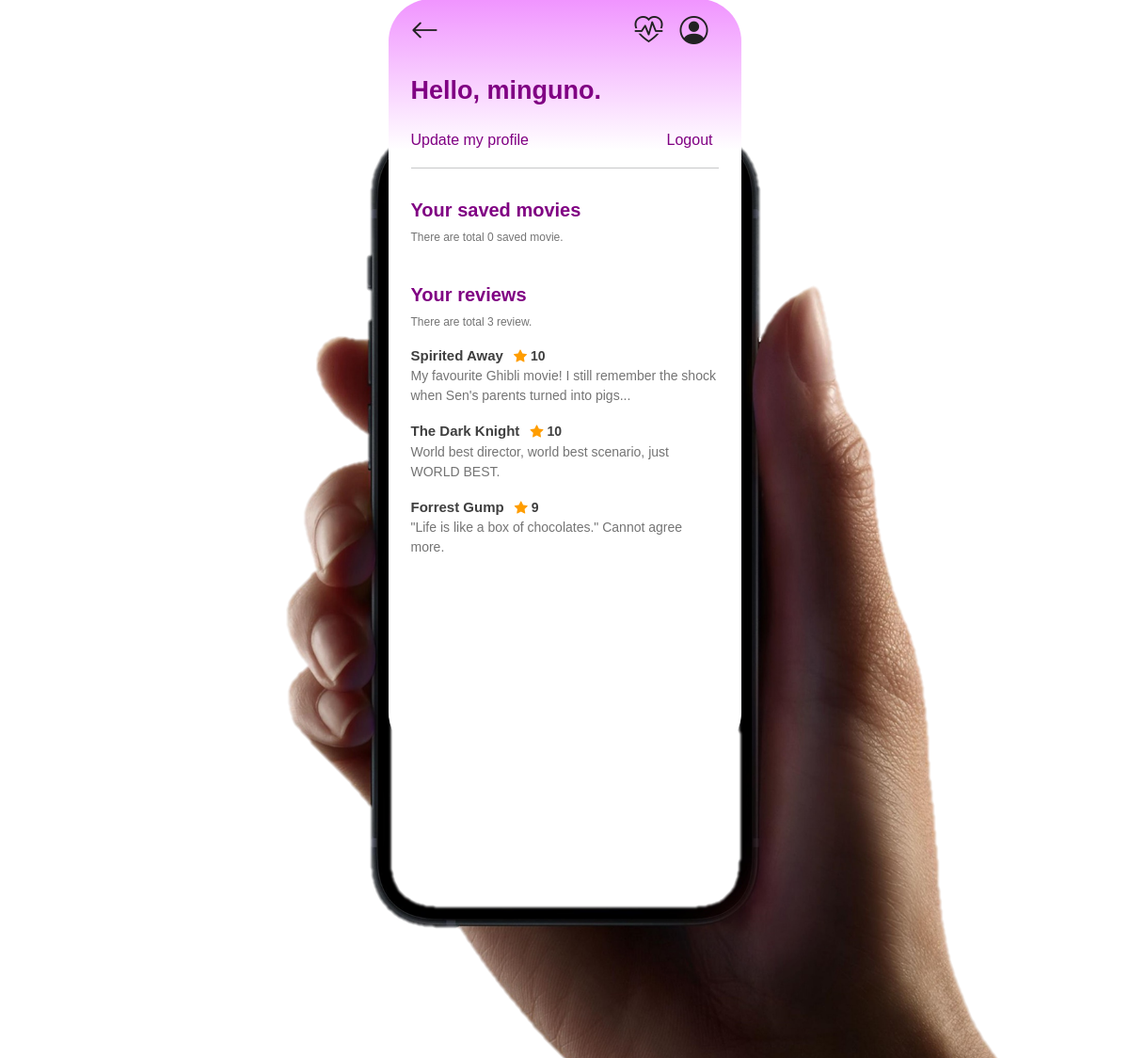
Page /accounts/user1/ (signed in) on the committed database.
### accounts/models.py (models this page shows)
class User(AbstractUser):
    followings = models.ManyToManyField('self', symmetrical=False, related_name='followers')
    nickname = models.CharField(null=True, max_length=10)
    image = models.ImageField(null=True, blank=True)

### movies/models.py (models this page shows)
class Review(models.Model):
    movie = models.ForeignKey(Movie, on_delete=models.CASCADE)
    content = models.TextField()
    created_at = models.DateTimeField(auto_now_add=True)
    updated_at = models.DateTimeField(auto_now=True)
    user = models.ForeignKey(settings.AUTH_USER_MODEL, on_delete=models.CASCADE)
    score = models.IntegerField()
    like_users = models.ManyToManyField(settings.AUTH_USER_MODEL, related_name='like_reviews')

class Movie(models.Model):
    title = models.CharField(max_length=100) #제목
    release_date = models.DateField(blank=True) #개봉일
    vote_average = models.FloatField(blank=True) #평점
    vote_count = models.IntegerField(blank=True)
    genres = models.CharField(max_length=50, blank=True) #장르
    mood = models.ManyToManyField(Mood, blank=True)
    description = models.TextField(blank=True) #줄거리
    poster_path = models.CharField(max_length=300, blank=True) #포스터 이미지 경로
    bookmark = models.ManyToManyField(settings.AUTH_USER_MODEL, blank=True, related_name='saved') #북마크영화

### accounts/views.py (the view)
# urls.py: path('accounts/<str:username>/', views.profile, name='profile'),
@login_required
def profile(request, username):
    person = get_object_or_404(User, username=username)
    context = {
        'person': person,
    }
    return render(request, 'accounts/profile.html', context)

### accounts/templates/accounts/profile.html (shortened to what this page needs)
{% extends 'base.html' %}
{% block content %}
  <div class="px-4 my-4">
    <h2 class="my-4">Hello, {{ user.nickname }}.</h2>
    <div class="d-flex justify-content-between">
      <button class="profile-button p-0"><a href="{% url 'accounts:update_profile' user %}" class="update-font">Update my profile</a></button>
      <form action="{% url 'accounts:logout' %}" method="POST">
        <button class="profile-button">Logout</button>
      </form>
    </div>
    <hr>
    <div class="profile-section py-2">
      <div class="saved-movies mb-5">
        <h3 class="my-2">Your saved movies</h3>
        <div style="font-size: 12px; color: #747474;" class="mb-3">
          There are total {{ user.saved.all | length }}
          {% if user.saved.all|length > 1 %}
            saved movies.
          {% else %}
            saved movie.
          {% endif %}
        </div>
      </div>
      <div class="my-reviews mb-5">
        <h3 class="mt-3 mb-2">Your reviews</h3>
        <div style="font-size: 12px; color: #747474;" class="mb-3">
          There are total {{ user.review_set.all | length }}
          {% if user.saved.all|length > 1 %}
            reviews.
          {% else %}
            review.
          {% endif %}
        </div>
        {% for review in user.review_set.all  %}
          <a href="{% url 'movies:read' review.pk %}" class="text-decoration-none review-item mb-3">
            <p class="fw-bold m-0" style="font-size: 15px;">{{ review.movie.title }}
              <span class="ratings">
                <i class="bi bi-star-fill"></i>
                {{ review.score }}
              </span>
            </p>
            <p style="font-size: 14px; color: #747474;">{{ review.content }}</p>
          </a>
        {% endfor %}
      </div>
    </div>
  </div>
{% endblock content %}

### templates/base.html (shortened to what this page needs)
<!DOCTYPE html>
{% load static %}
<html lang="en" class="d-flex justify-content-center align-items-center h-100">
<head>
  <link href="https://cdn.jsdelivr.net/npm/bootstrap@5.1.3/dist/css/bootstrap.min.css" rel="stylesheet">
  <link rel="stylesheet" href="https://cdn.jsdelivr.net/npm/bootstrap-icons@1.8.2/font/bootstrap-icons.css">
  <link rel="stylesheet" href="{% static 'style.css' %}">
</head>
<body>
  <img src="{% static 'images/iphone_13_mockup.png' %}" alt="iphone 13 mockup" class="iphone">
  <div class="background">
    <nav id="navbar" class="sticky-top">
      <div class="d-flex justify-content-between">
        <a href="{{ request.META.HTTP_REFERER }}">
          <i class="bi bi-arrow-left"></i>
        </a>
        <div class="d-flex">
          <a href="{% url 'movies:select_mood' %}" class="nav-icons">
            <i class="bi bi-heart-pulse"></i>
          </a>
          {% if request.user.is_authenticated %}
            <a href="{% url 'accounts:profile' user.username %}" class="nav-icons">
              <i class="bi bi-person-circle"></i>
            </a>
          {% endif %}
        </div>
      </div>
    </nav>
    {% block content %}
    {% endblock content %}
  </div>
</body>
</html>

### static/style.css (style rules this page uses)
body { font-family: Helvetica, sans-serif; }
h2 { color: #800083; font-weight: 700; font-size: 27px; margin-bottom: 2px; }
h3 { color: #800083; font-size: 20px; font-weight: 700; }
.background { width: 375px; height: 803px; border-radius: 45px; overflow-y: scroll; -ms-overflow-style: none; scrollbar-width: none; }
a, a:focus, a:active, a:hover { text-decoration: none !important; }
.bi-arrow-left, .bi-person-circle, .bi-heart-pulse { color: #222222; font-size: 30px; }
nav { padding: 12px 32px 0 24px; }
.bi-star-half, .bi-star-fill, .bi-star { color: rgb(255, 157, 0); }
.nav-icons { padding: 0 3px 0 15px !important; }

### rows in the picture
User: nickname "minguno", saved.all|length "0", review_set.all|length "3"
Review: movie "Spirited Away", score "10", content "My favourite Ghibli movie! I still remember the shock when Sen's parents turned into pigs..."
Review: movie "The Dark Knight", score "10", content "World best director, world best scenario, just WORLD BEST."
Review: movie "Forrest Gump", score "9", content "\"Life is like a box of chocolates.\" Cannot agree more."
